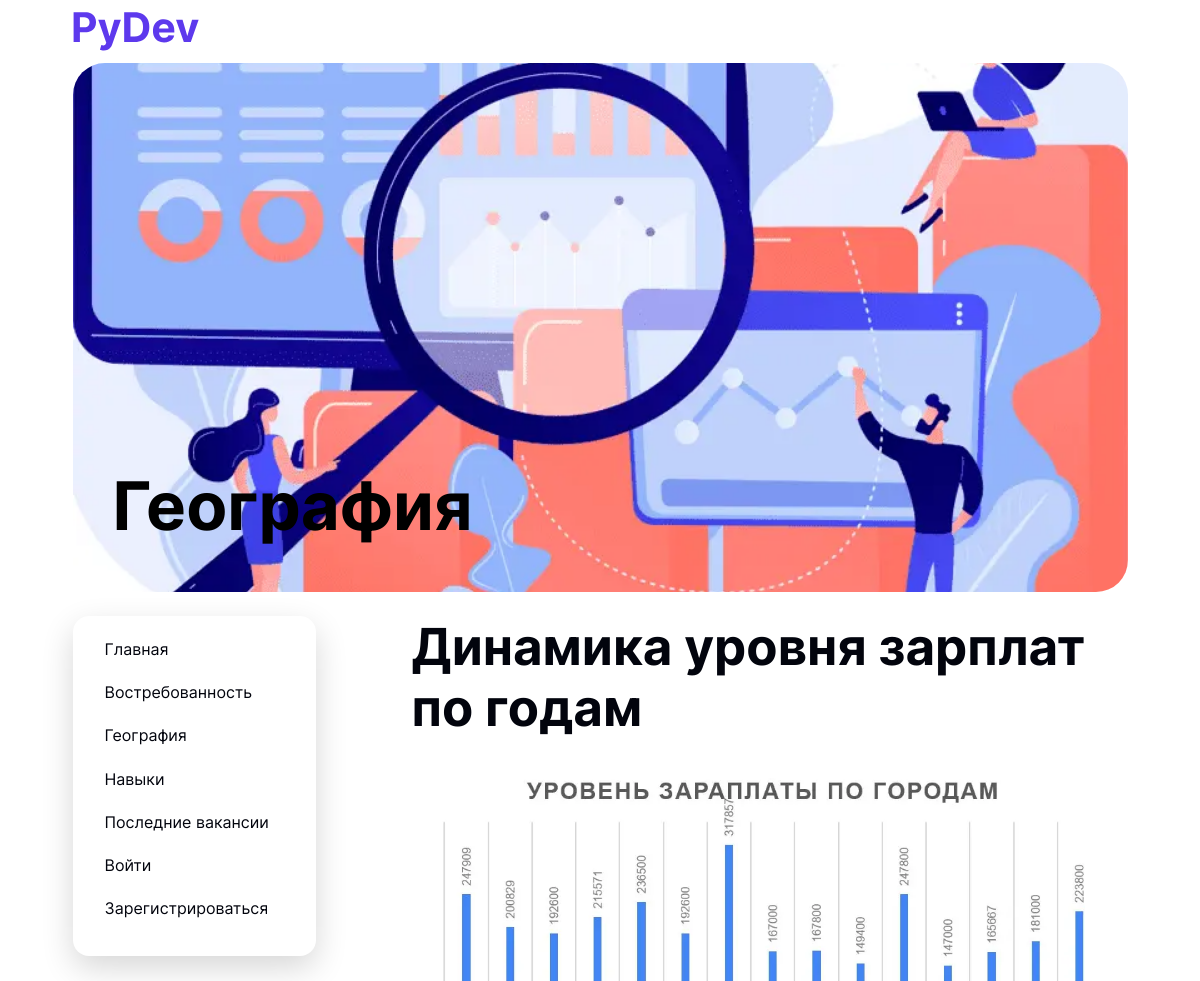
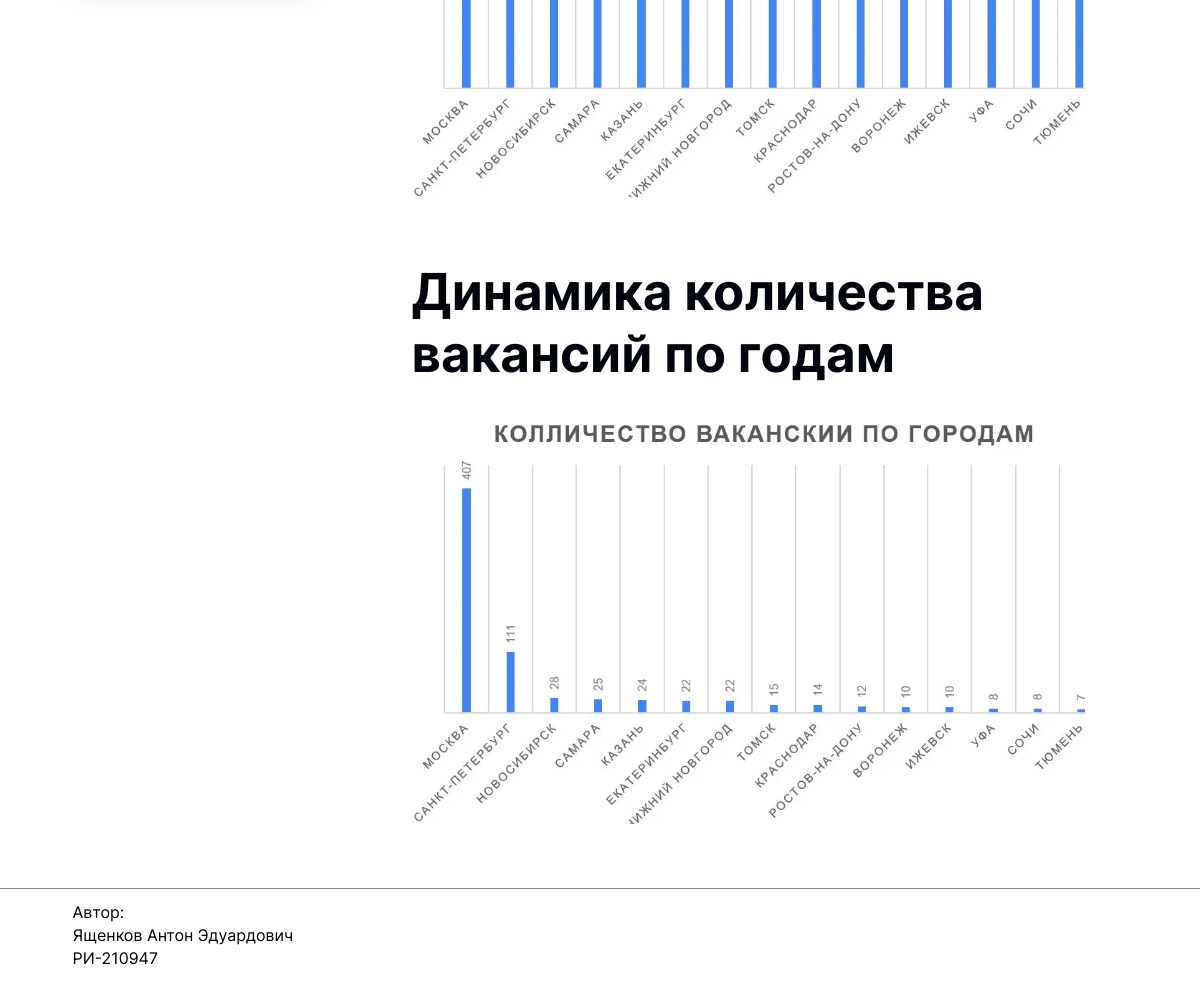
Page /geography/ on the committed database (2 pictures, top to bottom).
### devoloper/models.py (models this page shows, shortened)
class Post(models.Model):
    title = models.CharField(max_length=140)
    intro = models.TextField()
    content = models.TextField()

### devoloper/views.py (the view)
# urls.py: path('geography/', geography, name="geography"),
def geography(requset):
    context = html_context('География')
    return render(requset, 'devoloper/index.html', context)

### devoloper/views.py (called while the page is built)
def html_context(name):
    content = \
        {'content': Post.objects.filter(title=name).first(),
         'title': name}
    return content

### devoloper/templates/devoloper/index.html (shortened to what this page needs)
{% extends 'devoloper/base.html' %}
{% load static %}
{% block intro %}
  {{ content.intro|safe }}
{% endblock %}
{% block content %}
  {{ content.content|safe }}
{% endblock %}

### rows in the picture
Post: intro "География", intro (picture), content "Динамика уровня зарплат по годам Динамика количества вакансий по годам", content (picture)
